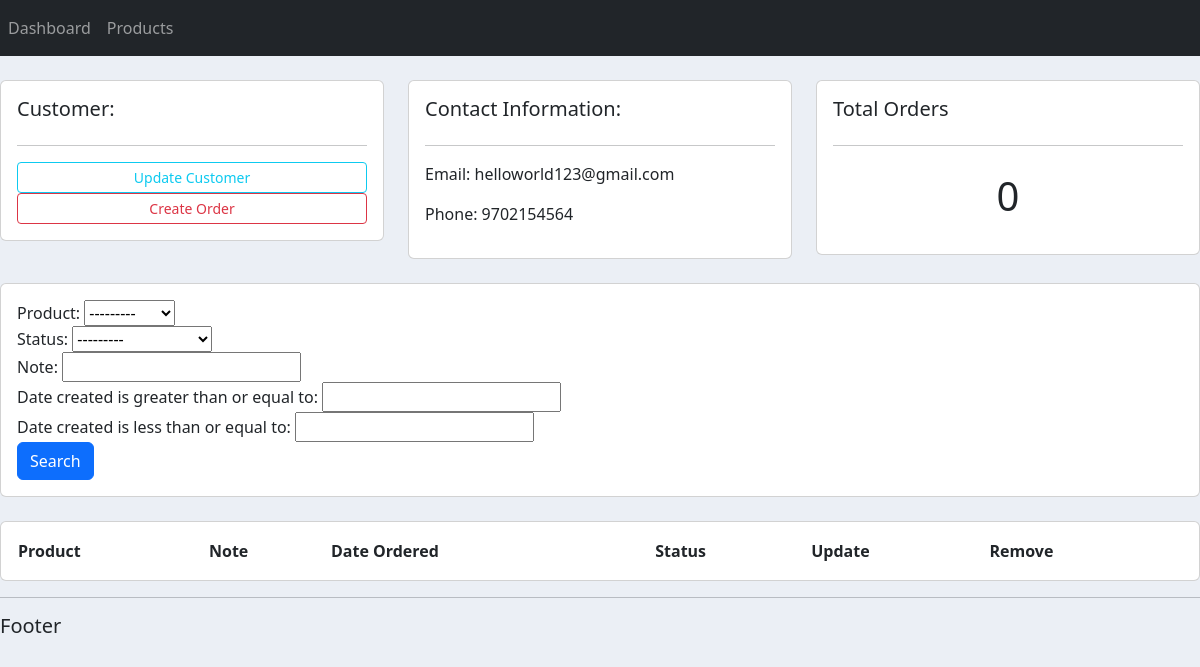
Before: /customer/2 with the older database file.
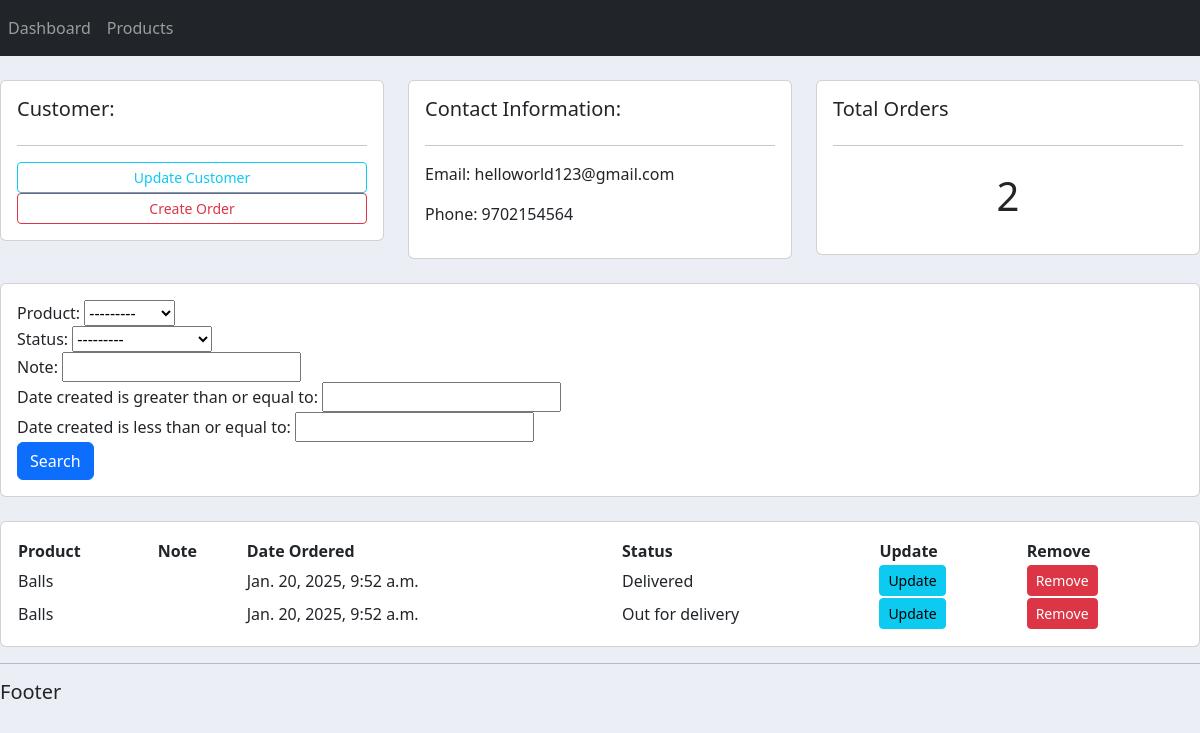
After: the same page with the newer database file.
### accounts/models.py (models this page shows, shortened)
class Order(models.Model):
    STATUS = (
        ('pending','pending'),
        ('Out for delivery','Out for delivery'),
        ('Delivered','Delivered')
    )
    customer = models.ForeignKey(Customer,null=True,on_delete=models.SET_NULL)
    product = models.ForeignKey(Product,null=True,on_delete=models.SET_NULL)
    date_created = models.DateTimeField(auto_now_add=True)
    status = models.CharField(max_length=200,null=True,choices=STATUS)
    note = models.CharField(max_length=200,null=True,default=None)

class Product(models.Model):
    CATEGORY = (
        ('Indoor','Indoor'),
        ('Out Door','Out Door')
    )
    name = models.CharField(max_length=200,null=True)
    price = models.FloatField(null=True)
    category = models.CharField(max_length=200,null=True,choices=CATEGORY)
    description = models.CharField(max_length=200,null=True)
    date_created = models.DateTimeField(auto_now_add=True,null=True)
    tags = models.ManyToManyField(Tag)
    def __str__(self):
        return self.name

### accounts/views.py (the view)
# urls.py: path('customer/<str:pk_test>',views.customer,name='customer'),
def customer(request,pk_test):
    customer = Customer.objects.get(id=pk_test)
    orders = customer.order_set.all()
    myfilter = OrderFilter(request.GET,queryset=orders)
    orders = myfilter.qs
    order_count = orders.count()
    context = {'customer':customer,'orders':orders,'order_count':order_count,'myfilter':myfilter}
    return render(request,'accounts/customer.html',context)

### accounts/templates/accounts/customer.html
{% extends 'accounts/main.html' %}
{% block content %}
<br>
<div class="row">
    <div class="col-md">
        <div class="card card-body">
            <h5>Customer:</h5>
            <hr>
            <a class="btn btn-outline-info btn-sm btn-block" href="">Update Customer</a>
            <a class="btn btn-outline-danger btn-sm btn-block" href="{% url 'create_order' customer.id %}">Create Order</a>
        </div>
    </div>
    <div class="col-md">
        <div class="card card-body">
            <h5>Contact Information:</h5>
            <hr>
            <p>Email: {{customer.email}}</p>
            <p>Phone: {{customer.phone}}</p>
        </div>
    </div>
    <div class="col-md">
        <div class="card card-body">
            <h5>Total Orders</h5>
            <hr>
            <h1 style="text-align:center;padding:10px">{{order_count}}</h1>
        </div>
    </div>
</div>
<br>
<div class="row">
    <div class="col">
        <div class="card card-body">
            <form method = "get">
                    {{myfilter.form}}
                <button class="btn btn-primary" type="submit">
                Search</button>
            </form>
        </div>
    </div>
</div>
<br>
<div class="row">
    <div class="col-md">
        <div class = "card card-body">
            <table>
                <tr>
                    <th>Product</th>
                    <th>Note</th>
                    <th>Date Ordered</th>
                    <th>Status</th>
                    <th>Update</th>
                    <th>Remove</th>
                </tr>
                {% for order in orders %}
                    <tr>
                        <td>{{order.product}}</td>
                        <td>{{order.product.note}}</td>
                        <td>{{order.date_created}}</td>
                        <td>{{order.status}}</td>
                        <td><a class="btn btn-sm btn-info" href="{% url 'update_order' order.id%}">Update</a></td>
                        <td><a class="btn btn-sm btn-danger" href="{% url 'delete_order' order.id%}">Remove</a></td>
                    </tr>
                {% endfor %}
        </table>
        </div>
    </div>
</div>
{% endblock content %}

Changed rows visible on the page:
added Order: product "Balls", date_created "Jan. 20, 2025, 9:52 a.m.", status "Delivered"
added Order: product "Balls", date_created "Jan. 20, 2025, 9:52 a.m.", status "Out for delivery"
Other visible differences:
{{ order_count }}: "0" → "2"
